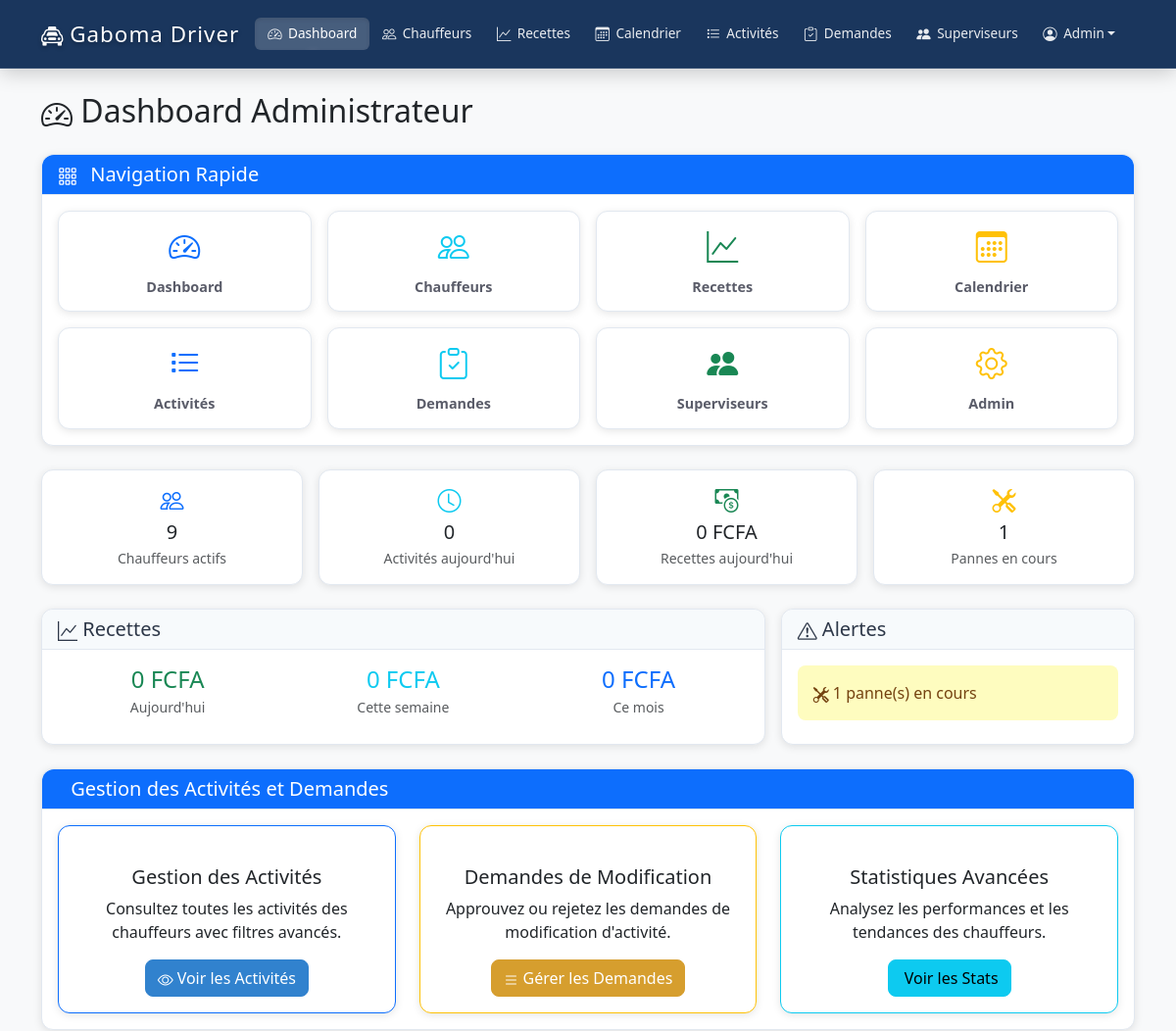
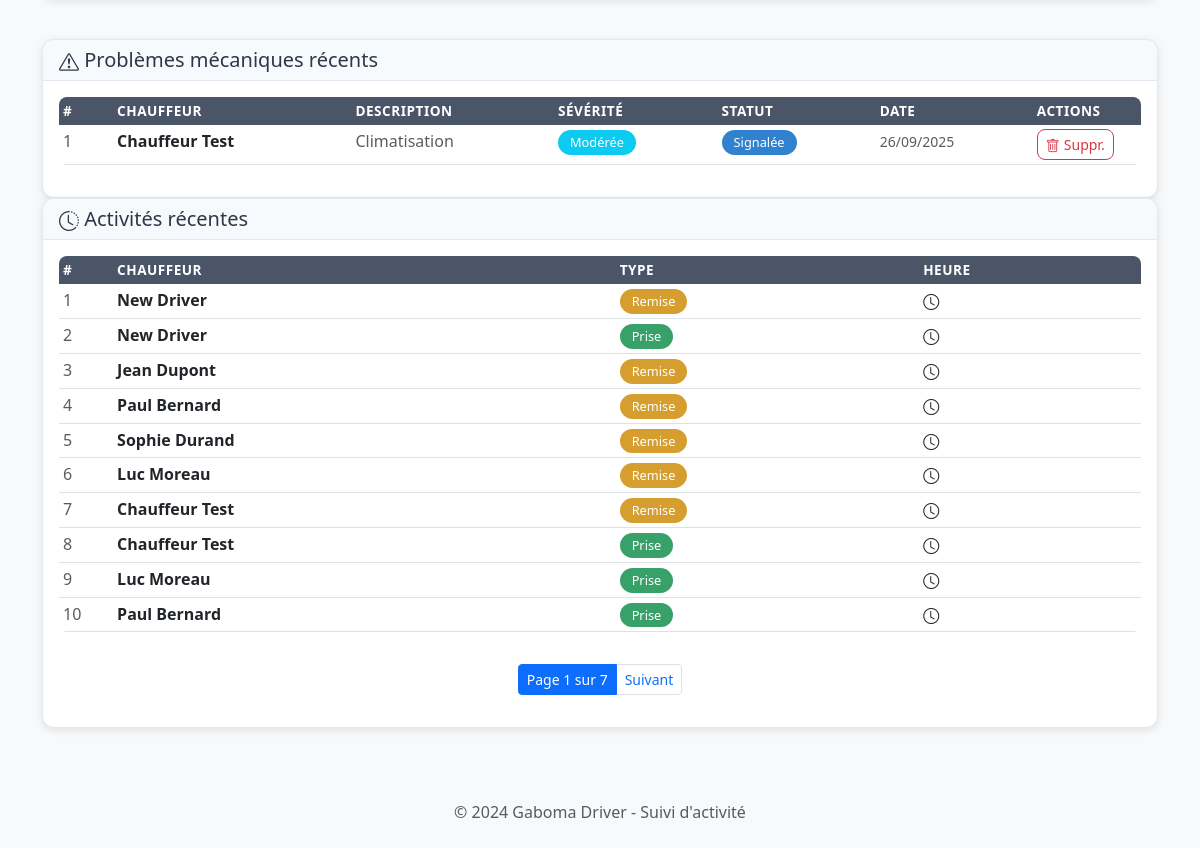
Before: /admin-dashboard/ (signed in) with the older database file (2 pictures, top to bottom).
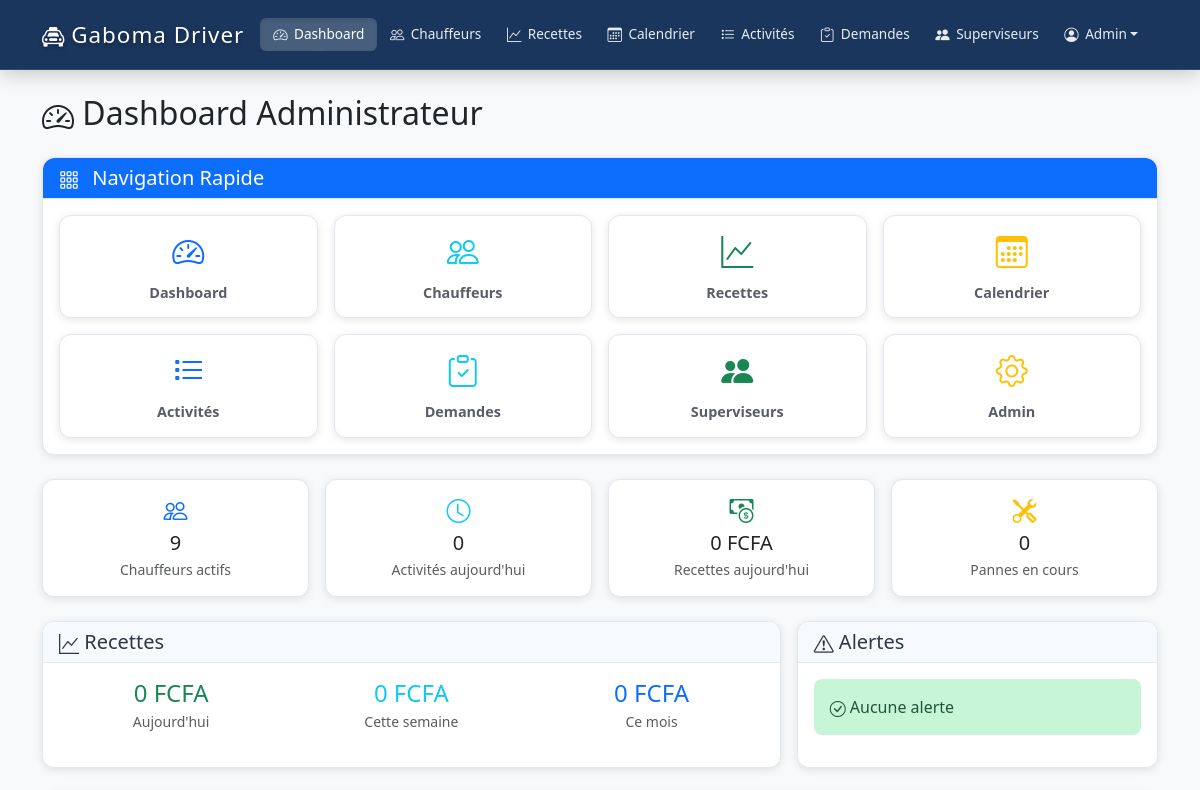
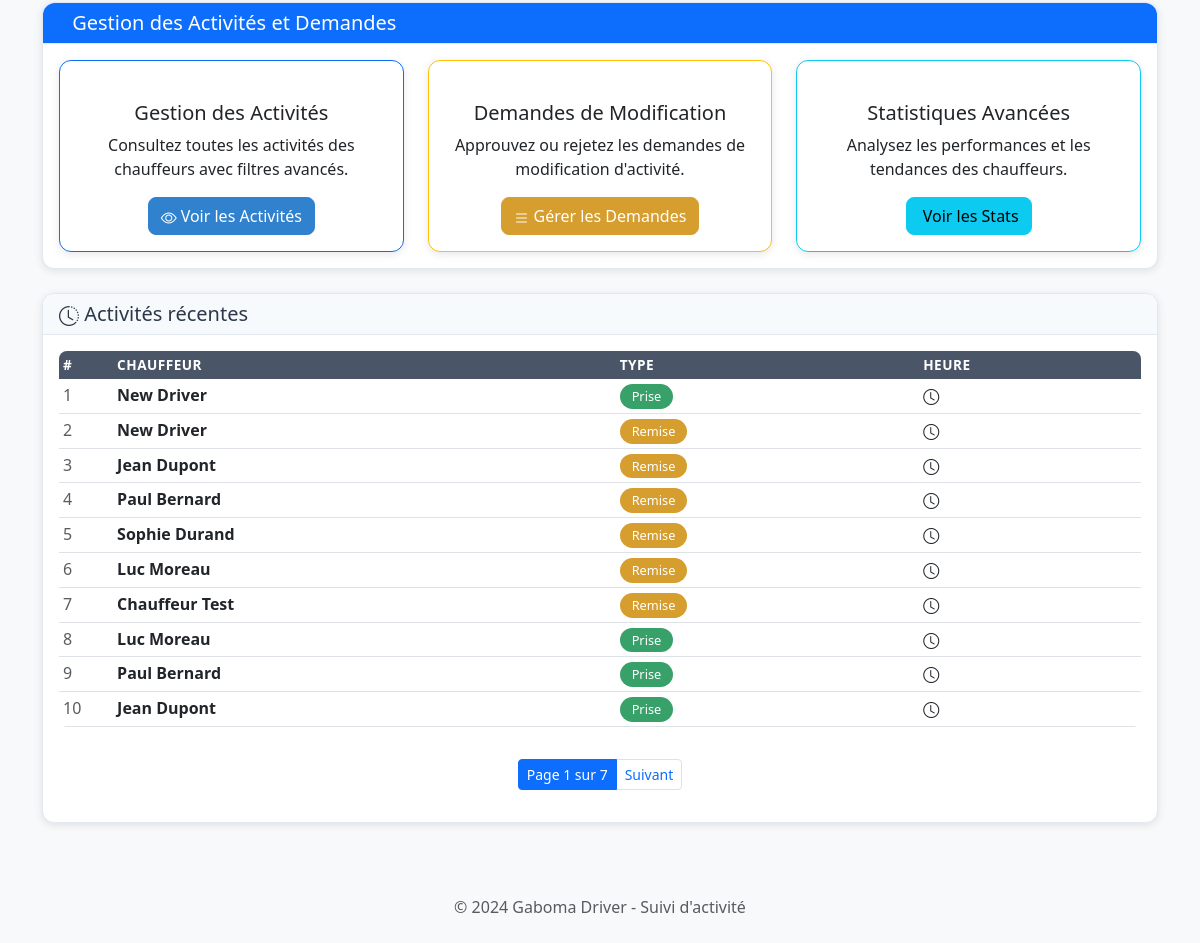
After: the same page with the newer database file (2 pictures, top to bottom).
### activities/models.py (models this page shows, shortened)
class Panne(models.Model):
    SEVERITE_CHOICES = [
        ('mineure', 'Mineure'),      # Problème mineur, pas d'impact sur le service
        ('moderee', 'Modérée'),      # Problème modéré, impact limité
        ('majeure', 'Majeure'),      # Problème majeur, impact significatif
        ('critique', 'Critique'),    # Problème critique, véhicule hors service
    ]
    STATUT_CHOICES = [
        ('signalee', 'Signalée'),                    # Panne signalée, en attente
        ('en_cours', 'En cours de réparation'),      # Réparation en cours
        ('reparée', 'Réparée'),                      # Panne résolue
        ('annulee', 'Annulée'),                      # Signalement annulé (faux positif)
    ]
    chauffeur = models.ForeignKey(
        Chauffeur,
        on_delete=models.CASCADE,  # Suppression en cascade si le chauffeur est supprimé
        verbose_name="Chauffeur",
        help_text="Chauffeur qui a signalé la panne"
    )
    activite = models.ForeignKey(
        Activite,
        on_delete=models.CASCADE,  # Suppression en cascade si l'activité est supprimée
        null=True,                 # Optionnel : panne non liée à une activité
        blank=True,                # Permet de laisser vide dans les formulaires
        verbose_name="Activité liée",
        help_text="Activité associée à la panne (optionnel)"
    )
    description = models.TextField(
        verbose_name="Description du problème",
        help_text="Description détaillée du problème mécanique"
    )
    severite = models.CharField(
        max_length=10,
        choices=SEVERITE_CHOICES,
        default='mineure',
        verbose_name="Sévérité",
        help_text="Niveau de sévérité de la panne"
    )
    statut = models.CharField(
        max_length=10,
        choices=STATUT_CHOICES,
        default='signalee',
        verbose_name="Statut",
        help_text="Statut actuel de la panne"
    )
    cout_reparation = models.DecimalField(
        max_digits=8,
        decimal_places=2,
        null=True,
        blank=True,
        validators=[MinValueValidator(0)],
        verbose_name="Coût de réparation (€)",
        help_text="Coût de la réparation en euros"
    )
    date_reparation = models.DateTimeField(
        null=True,
        blank=True,
        verbose_name="Date de réparation",
        help_text="Date et heure de la réparation"
    )
    date_creation = models.DateTimeField(
        auto_now_add=True,
        verbose_name="Date de création",
        help_text="Date et heure de signalement de la panne"
    )
    date_modification = models.DateTimeField(
        auto_now=True,
        verbose_name="Dernière modification",
        help_text="Date et heure de la dernière modification"
    )
    class Meta:
        verbose_name = "Panne"                        # Nom singulier dans l'admin
        verbose_name_plural = "Pannes"                # Nom pluriel dans l'admin
        ordering = ['-date_creation']                 # Tri par date de création (plus récent en premier)
        db_table = 'activities_panne'                 # Nom de la table en base

### drivers/models.py (models this page shows, shortened)
class Chauffeur(models.Model):
    phone_validator = RegexValidator(
        regex=r'^(\+241|0)[0-9]{8}$',
        message='Le numéro de téléphone doit être au format gabonais (+241XXXXXXXX ou 0XXXXXXXX)'
    )
    user = models.OneToOneField(
        User,
        on_delete=models.CASCADE,  # Suppression en cascade si l'utilisateur est supprimé
        verbose_name="Utilisateur",
        help_text="Utilisateur Django associé à ce chauffeur"
    )
    nom = models.CharField(
        max_length=50,
        verbose_name="Nom",
        help_text="Nom de famille du chauffeur"
    )
    prenom = models.CharField(
        max_length=50,
        verbose_name="Prénom",
        help_text="Prénom du chauffeur"
    )
    telephone = models.CharField(
        max_length=15,
        validators=[phone_validator],
        verbose_name="Téléphone",
        help_text="Numéro de téléphone au format gabonais"
    )
    email = models.EmailField(
        blank=True,
        verbose_name="Email",
        help_text="Adresse email du chauffeur (optionnel)"
    )
    actif = models.BooleanField(
        default=True,
        verbose_name="Actif",
        help_text="Indique si le chauffeur est actif"
    )
    date_creation = models.DateTimeField(
        auto_now_add=True,
        verbose_name="Date de création",
        help_text="Date et heure de création du profil"
    )
    date_modification = models.DateTimeField(
        auto_now=True,
        verbose_name="Dernière modification",
        help_text="Date et heure de la dernière modification"
    )
    class Meta:
        verbose_name = "Chauffeur"                    # Nom singulier dans l'admin
        verbose_name_plural = "Chauffeurs"            # Nom pluriel dans l'admin
        ordering = ['nom', 'prenom']                  # Tri par nom puis prénom
        db_table = 'drivers_chauffeur'                # Nom de la table en base
    @property
    def nom_complet(self):
        return f"{self.prenom} {self.nom}"

### admin_dashboard/views.py (the view)
# urls.py: path('', views.dashboard_admin, name='dashboard_admin'),
@supervisor_required
def dashboard_admin(request):
    is_supervisor = request.user.groups.filter(name='Superviseurs').exists() and not request.user.is_superuser and not request.user.is_staff
    """
    Tableau de bord administrateur avec statistiques en temps réel

    Affiche les statistiques générales de l'application :
    - Nombre de chauffeurs actifs
    - Activités du jour (prises et remises)
    - Recettes en FCFA (jour, semaine, mois)
    - Pannes en cours et critiques
    - Top chauffeurs du mois
    - Activités et pannes récentes
    """
    chauffeurs_accessibles = get_chauffeurs_for_user(request.user)
    total_chauffeurs = chauffeurs_accessibles.filter(actif=True).count()
    prises_aujourdhui = get_activites_for_user(request.user, PriseCles, date=date.today()).count()
    remises_aujourdhui = get_activites_for_user(request.user, RemiseCles, date=date.today()).count()
    total_activites_aujourdhui = prises_aujourdhui + remises_aujourdhui
    recettes_aujourdhui = get_activites_for_user(request.user, RemiseCles, date=date.today()).aggregate(total=Sum('recette_realisee'))['total'] or 0
    recettes_semaine = get_activites_for_user(request.user, RemiseCles, date__gte=date.today() - timedelta(days=7)).aggregate(total=Sum('recette_realisee'))['total'] or 0
    recettes_mois = get_activites_for_user(request.user, RemiseCles, date__gte=date.today().replace(day=1)).aggregate(total=Sum('recette_realisee'))['total'] or 0
    pannes_en_cours = get_activites_for_user(request.user, Panne, statut__in=['signalee', 'en_cours']).count()
    pannes_critiques = get_activites_for_user(request.user, Panne, severite='critique').count()
    prises_recentes = get_activites_for_user(request.user, PriseCles).select_related('chauffeur').order_by('-date', '-heure_prise')
    remises_recentes = get_activites_for_user(request.user, RemiseCles).select_related('chauffeur').order_by('-date', '-heure_remise')
    activites_recentes = []
    for prise in prises_recentes:
        activites_recentes.append({
            'chauffeur': prise.chauffeur,
            'type_activite': 'prise',
            'date_heure': f"{prise.date} {prise.heure_prise}",
            'date': prise.date,
            'heure': prise.heure_prise
        })
    for remise in remises_recentes:
        activites_recentes.append({
            'chauffeur': remise.chauffeur,
            'type_activite': 'remise',
            'date_heure': f"{remise.date} {remise.heure_remise}",
            'date': remise.date,
            'heure': remise.heure_remise
        })
    activites_recentes.sort(key=lambda x: (x['date'], x['heure']), reverse=True)
    from django.core.paginator import Paginator
    activites_paginator = Paginator(activites_recentes, 10)  # 10 activités par page
    activites_page = request.GET.get('activites_page')
    activites_obj = activites_paginator.get_page(activites_page)
    demandes_en_attente = DemandeModification.objects.filter(statut='en_attente').count()
    pannes_recentes = Panne.objects.select_related('chauffeur').order_by('-date_creation')
    pannes_paginator = Paginator(pannes_recentes, 10)  # 10 pannes par page
    pannes_page = request.GET.get('pannes_page')
    pannes_obj = pannes_paginator.get_page(pannes_page)
    context = {
        'total_chauffeurs': total_chauffeurs,
        'total_activites_aujourdhui': total_activites_aujourdhui,
        'prises_aujourdhui': prises_aujourdhui,
        'remises_aujourdhui': remises_aujourdhui,
        'recettes_aujourdhui': recettes_aujourdhui,
        'recettes_semaine': recettes_semaine,
        'recettes_mois': recettes_mois,
        'pannes_en_cours': pannes_en_cours,
        'pannes_critiques': pannes_critiques,
        'demandes_en_attente': demandes_en_attente,
        'activites_recentes': activites_obj,
        'activites_page_obj': activites_obj,
        'pannes_recentes': pannes_obj,
        'pannes_page_obj': pannes_obj,
    }
    return render(request, 'admin_dashboard/dashboard.html', context)

### admin_dashboard/views.py (called while the page is built)
def get_chauffeurs_for_user(user):
    if user.is_superuser or user.is_staff:
        return Chauffeur.objects.all()
    elif user.groups.filter(name='Superviseurs').exists():
        return AssignationSuperviseur.get_chauffeurs_assignes(user)
    else:
        return Chauffeur.objects.none()

def get_activites_for_user(user, model_class, **filters):
    chauffeurs = get_chauffeurs_for_user(user)
    if chauffeurs.exists():
        return model_class.objects.filter(chauffeur__in=chauffeurs, **filters)
    else:
        return model_class.objects.none()

### templates/admin_dashboard/dashboard.html (shortened to what the changed rows need)
{% extends 'base/base.html' %}
{% load static %}
{% block content %}
<div class="row">
    <div class="col-12">
        <h2 class="mb-4">
            <i class="bi bi-speedometer2"></i> Dashboard Administrateur
        </h2>
    </div>
</div>
<div class="row g-3 mb-4">
    <div class="col-6 col-md-3">
        <div class="card text-center h-100">
            <div class="card-body p-3">
                <i class="bi bi-tools text-warning" style="font-size: 1.5rem;"></i>
                <h5 class="mt-2 mb-1">{{ pannes_en_cours }}</h5>
                <p class="text-muted mb-0 small">Pannes en cours</p>
            </div>
        </div>
    </div>
</div>
<div class="row g-3 mb-4">
    <div class="col-12 col-lg-4">
        <div class="card h-100">
            <div class="card-body">
                {% if pannes_en_cours > 0 %}
                <div class="alert alert-warning mb-2">
                    <i class="bi bi-tools"></i>
                    {{ pannes_en_cours }} panne(s) en cours
                </div>
                {% endif %}
                {% if pannes_critiques == 0 and pannes_en_cours == 0 and demandes_en_attente == 0 %}
                <div class="alert alert-success">
                    <i class="bi bi-check-circle"></i>
                    Aucune alerte
                </div>
                {% endif %}
            </div>
        </div>
    </div>
</div>
{% if pannes_recentes %}
<div class="row g-3 mt-3">
    <div class="col-12">
        <div class="card h-100">
            <div class="card-header">
                <h5 class="mb-0">
                    <i class="bi bi-exclamation-triangle"></i> Problèmes mécaniques récents
                </h5>
            </div>
            <div class="card-body">
                <div class="table-responsive d-none d-lg-block">
                    <table class="table table-sm">
                        <thead>
                            <tr>
                                <th width="5%">#</th>
                                <th>Chauffeur</th>
                                <th>Description</th>
                                <th>Sévérité</th>
                                <th>Statut</th>
                                <th>Date</th>
                                <th width="10%">Actions</th>
                            </tr>
                        </thead>
                        <tbody>
                            {% for panne in pannes_recentes %}
                            <tr>
                                <td class="text-muted">{{ forloop.counter|add:pannes_page_obj.start_index|add:"-1" }}</td>
                                <td>
                                    <span class="fw-bold">{{ panne.chauffeur.nom_complet }}</span>
                                </td>
                                <td>
                                    <span class="text-muted">{{ panne.description|truncatechars:50 }}</span>
                                </td>
                                <td>
                                    <span class="badge bg-{% if panne.severite == 'critique' %}danger{% elif panne.severite == 'majeure' %}warning{% elif panne.severite == 'moderee' %}info{% else %}secondary{% endif %}">
                                        {{ panne.get_severite_display }}
                                    </span>
                                </td>
                                <td>
                                    <span class="badge bg-{% if panne.statut == 'reparée' %}success{% elif panne.statut == 'en_cours' %}warning{% elif panne.statut == 'signalee' %}primary{% else %}secondary{% endif %}">
                                        {{ panne.get_statut_display }}
                                    </span>
                                </td>
                                <td>
                                    <small class="text-muted">{{ panne.date_creation|date:"d/m/Y" }}</small>
                                </td>
                                <td>
                                    <a href="{% url 'admin_dashboard:supprimer_panne' panne.id %}"
                                       class="btn btn-outline-danger btn-sm" title="Supprimer la panne"
                                       onclick="return confirm('Êtes-vous sûr de vouloir supprimer cette panne ?')">
                                        <i class="bi bi-trash me-1"></i>Suppr.
                                    </a>
                                </td>
                            </tr>
                            {% endfor %}
                        </tbody>
                    </table>
                </div>
            </div>
        </div>
    </div>
</div>
{% endif %}
<div class="row g-3">
    <div class="col-12">
        <div class="card h-100">
            <div class="card-body">
                {% if activites_recentes %}
                    <div class="table-responsive d-none d-lg-block">
                        <table class="table table-sm">
                            <thead>
                                <tr>
                                    <th width="5%">#</th>
                                    <th>Chauffeur</th>
                                    <th>Type</th>
                                    <th>Heure</th>
                                </tr>
                            </thead>
                            <tbody>
                                {% for activite in activites_recentes %}
                                <tr>
                                    <td class="text-muted">{{ forloop.counter|add:activites_page_obj.start_index|add:"-1" }}</td>
                                    <td>
                                        <span class="fw-bold">{{ activite.chauffeur.nom_complet }}</span>
                                    </td>
                                    <td>
                                        {% if activite.type_activite == 'prise' %}
                                            <span class="badge bg-success">Prise</span>
                                        {% else %}
                                            <span class="badge bg-warning">Remise</span>
                                        {% endif %}
                                    </td>
                                    <td class="fw-bold">
                                        <i class="bi bi-clock me-1"></i>{{ activite.date_heure|date:"H:i" }}
                                    </td>
                                </tr>
                                {% endfor %}
                            </tbody>
                        </table>
                    </div>
                {% else %}
                    <p class="text-muted text-center">Aucune activité récente</p>
                {% endif %}
            </div>
        </div>
    </div>
</div>
{% endblock %}

Changed rows visible on the page:
removed Panne: chauffeur.nom_complet "Chauffeur Test", description "Climatisation", severite "Modérée", statut "Signalée", date_creation "26/09/2025"
no longer on one of the page's lists (row unchanged): Chauffeur: chauffeur.nom_complet "Chauffeur Test"
now on one of the page's lists (row unchanged): Chauffeur: chauffeur.nom_complet "Jean Dupont"
Other visible differences:
{{ pannes_en_cours }}: "1" → "0"
{{ pannes_en_cours }}: "1" → (not shown)
text no longer shown: "panne(s) en cours Problèmes mécaniques récents # CHAUFFEUR DESCRIPTION SÉVÉRITÉ STATUT DATE ACTIONS"
text now shown: "Aucune alerte"
